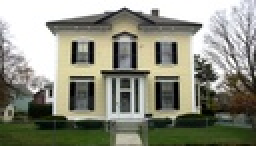
%> input picture matlab/test/house.jpg, 128 x 73 px, shrunk from 1953 x 1111 before the run (shown 2 times larger)
$ octave --eval "result = merge_superpixels(rgb2gray(imread('../test/house.jpg')));"   (GNU Octave 9; MATLAB toolbox functions it lacks are replaced by stand-ins)
%> lines starting %> are read from the running program, lines starting %| are printed output that depends on the picture; in (x1, y1, x2, y2) boxes, pixels count from 0 and x2, y2 are one past the last pixel; in counts of white or black regions, pixels touching at a corner belong together; the program's own positions count from 1
function [im, SupNeighborTable] = merge_superpixels(im, param)

%This converts a non_ordered and non_connected superpixel image into
% an ordered superpixel image
%
% inputs:
% im : N by M matrix depends on the image size
% SmallThre : the samllest Sup size
%
% outputs:
% im_order : N by M matrix which is ordered

%%%
% For each of the superpixel indicies, find all of the
% disconnected components with that label.  if the component is
% small (< 200 pixels) or isn't the biggest component with that
% index, call analysesupinpatch with the outline of the component
% to replace it's label with the one that is most common in the outline
%%%

if nargin <2
   param.SmallThre = 5; % smallest sup size
end
SupNeighborTableFlag = 1;

[yn, xn] = size(im);
%> yn = 73; xn = 128
NuSup = unique(im(:))';
%> NuSup = 256 values from 0 to 255
SE = strel('octagon',3);
for i=NuSup

        % label connected component
        temp = zeros(size(im));
        temp(im(:,:)==i)=1;
        [L,num] = bwlabel(temp,4);

        % find the main piece
         [maxL, dum]= mode(L(L~=0));
%        his = histc(L(:), 1:num);
%        [dum maxL ]= max(his);

           if dum > param.SmallThre;
              SupMerg = setdiff(1:num,maxL);
           else
              SupMerg = 1:num;
           end

           for k = SupMerg
               mask = L==k;
               % then assign those pixels to mostlikely 3 by 3 neighborhood
                mask_dilate = imdilate(mask,SE);
%                mask_dilate = mask | [zeros(yn,1) mask(:,1:(end-1))] ...
%                                   | [mask(:,2:(end)) zeros(yn,1)] ...
%                                   | [zeros(1,xn) ;mask(1:(end-1),:)] ...
%                                   | [mask(2:(end),:); zeros(1, xn)] ....
%                                   | [[zeros(yn-1,1) mask(2:end,1:(end-1))]; zeros(1,xn)]...
%                                   | [[mask(2:end,2:(end)) zeros(yn-1,1) ]; zeros(1,xn)]...
%                                   | [zeros(1,xn); [zeros(yn-1,1) mask(1:(end-1),1:(end-1))]]...
%                                   | [zeros(1,xn); [mask(1:(end-1),2:(end)) zeros(yn-1,1)]]...
%                                   ;
               mask_dilate(mask) = 0;
%                im(mask) = analysesupinpatch(im(mask_dilate));%hard work
               im(mask) = mode(im(mask_dilate));
           end
end
%> this loop made 256 passes
%> (num, maxL, dum, SupMerg) on passes 1, 4, 6, 7, 9, 17: (11, 7, 2, [1 2 3 4 5 6 7 8 9 10 11]), (13, 1, 1, [1 2 3 4 5 6 7 8 9 10 11 12 13]), (15, 14, 21, [1 2 3 4 5 6 7 8 9 10 11 12 13 15]), (15, 1, 1, [1 2 3 4 5 6 7 8 9 10 11 12 13 14 15]), (14, 9, 10, [1 2 3 4 5 6 7 8 10 11 12 13 14]), (13, 13, 3, [1 2 3 4 5 6 7 8 9 10 11 12 13])
%> (num, maxL, dum) on passes 2, 3, 5, 8, 10, 11: (23, 11, 6), (19, 18, 5), (19, 18, 7), (19, 2, 3), (21, 3, 2), (21, 4, 13)
%> pass 1, in merge_superpixels, `[L,num] = bwlabel(temp,4);`:
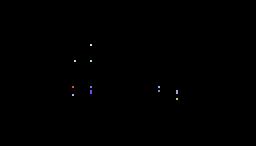
%> L: size 73x128 double (shown 2 times larger); 12 distinct labels, from 0 to 11; one colour per label, 0 black
%> after the loop:
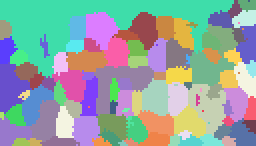
%> im: size 73x128 uint8 (shown 2 times larger); 94 distinct labels, from 1 to 255; one colour per label, 0 black
%> after the loop:
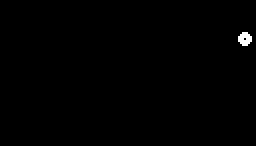
%> mask_dilate: size 73x128 logical (shown 2 times larger); 0.39% white in thin lines or dots, all inside (x1, y1, x2, y2) = (119, 16, 126, 23)
%> after the loop:
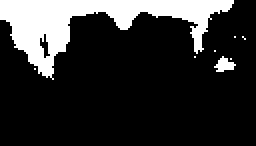
%> temp: size 73x128 double (shown 2 times larger); values 0 (black) and 1 (white), 18.6% white; 8 white regions (6 under 20 px), largest, box (x1, y1, x2, y2) and area: (0, 0, 117, 40) 1682, (107, 28, 118, 36) 50
%> after the loop, SupMerg = [2 3 4 5 6 7 8 9 10 11]

% merge the small superpixel with the surrrounding one if it's neighbor is only one
 MaxSupIndex = max(NuSup(:));
%> MaxSupIndex = 255
 SupNeighborTable = sparse(MaxSupIndex,MaxSupIndex);
%> SupNeighborTable: size 255x255 double; every value is 0

if SupNeighborTableFlag
   for i = 1:((xn-1)*yn)

       % registed the neoghbor in right
       SupNeighborTable(im(i),im(i+yn)) = 1;
       SupNeighborTable(im(i+yn),im(i)) = 1;

       % registed the neoghbor in below
       if mod(i,yn) ~=0
          SupNeighborTable(im(i),im(i+1)) = 1;
          SupNeighborTable(im(i+1),im(i)) = 1;
       end
   end
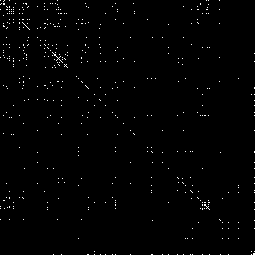
%> SupNeighborTable: size 255x255 double; values 0 (black) and 1 (white), 0.92% white in thin lines or dots

   % find out the single neighbor ones and merge them with neighbors
   SingleTar = sum( SupNeighborTable,1);
%> SingleTar = 255 values, max 25 at index 255, min 0 at index 3, mean 2.34
   for i = find(SingleTar == 1)
       mask = im == i;
       im(mask) = find(SupNeighborTable(:,i) == 1);
       SupNeighborTable(:,i) = 0;
       SupNeighborTable(i,:) = 0;
   end
%> this loop made 5 passes
%> i on passes 2 to 5: 16, 98, 156, 188
%> SupNeighborTable: size 255x255 double; values 0 (black) and 1 (white), 0.9% white in thin lines or dots
%> im: size 73x128 uint8; 89 distinct labels, from 1 to 255

end
return;
